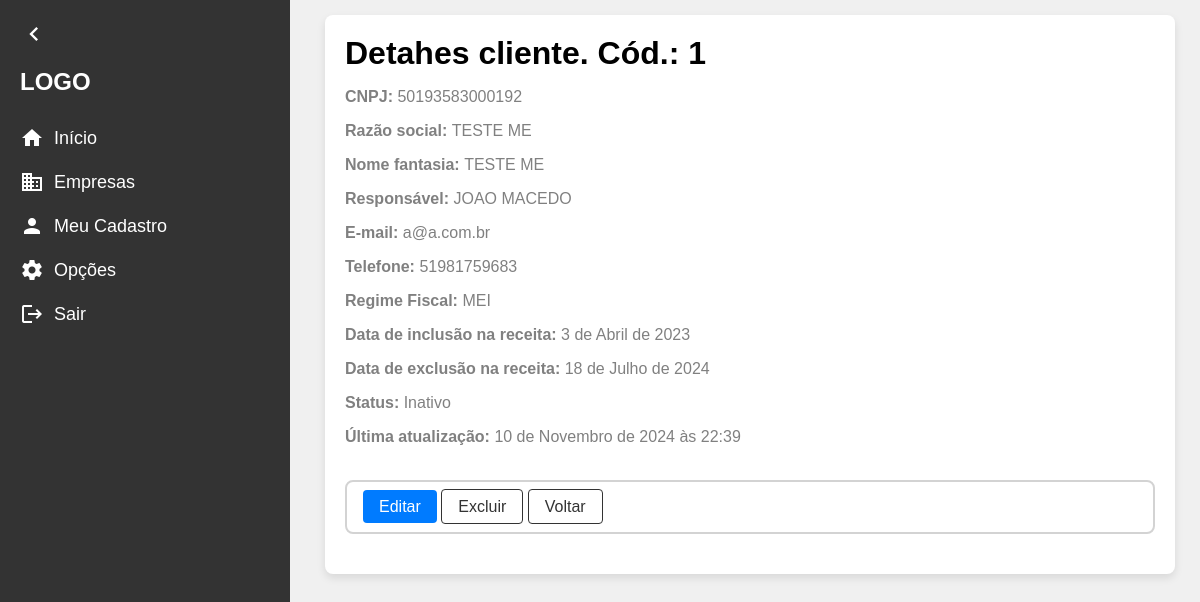
The page /cliente/1/ on the database its author committed.
### clientes/models.py (models this page shows, shortened)
class Cliente(models.Model):
    id = models.AutoField(primary_key=True)
    nome_fantasia = models.CharField(max_length=200)
    razao_social = models.CharField(max_length=200)
    cnpj = models.CharField(max_length=14, blank=True, null=True)
    responsavel_tecnico = models.CharField(max_length=50)
    email = models.CharField(max_length=200, blank=True, null=True)
    regime_fiscal = models.ForeignKey(RegimeFiscal, on_delete=models.PROTECT, related_name= 'regime_fiscal')
    data_inclusao = models.DateField(blank= True, null= True)
    data_exclusao = models.DateField(blank= True, null= True)
    ultima_atualizacao = models.DateTimeField(blank=True, null=True)
    status = models.CharField(max_length=20, blank= True, null= True)
    telefone = models.CharField(
        max_length=15, blank=True, null=True,
        validators=[
            RegexValidator(
                regex=r'^\d{10,11}$',
                message="O número de telefone deve conter apenas dígitos e ter 10 ou 11 dígitos."
            )
        ]
    )

class RegimeFiscal(models.Model):
    id = models.AutoField(primary_key=True)
    nome = models.CharField(max_length=30)
    def __str__(self):
        return self.nome
    class Meta:
        verbose_name = "Regime Fiscal"
        verbose_name_plural = "Regimes Fiscais"

### clientes/views.py (the view)
# urls.py: path('cliente/<int:pk>/', ClienteDetailView.as_view(), name = 'cliente_detalhe'),
class ClienteDetailView(DetailView):
    model = Cliente
    template_name = 'cliente_detalhe.html'

### clientes/templates/cliente_detalhe.html
{% extends "base.html" %}
{% block content %}
<div class="content">
    <div class="container container-detalhes">
        <div class="title">Detahes cliente. Cód.: {{ object.id }}</div>
        <p><strong>CNPJ: </strong>{{ object.cnpj }}</p>
        <p><strong>Razão social: </strong>{{ object.razao_social }}</p>
        <p><strong>Nome fantasia: </strong>{{ object.nome_fantasia }}</p>
        <p><strong>Responsável: </strong>{{ object.responsavel_tecnico }}</p>
        <p><strong>E-mail: </strong>{{ object.email}}</p>
        <p><strong>Telefone: </strong>{{ object.telefone }}</p>
        <p><strong>Regime Fiscal: </strong>{{ object.regime_fiscal }}</p>
        <p><strong>Data de inclusão na receita: </strong>{{ object.data_inclusao }}</p>
        <p><strong>Data de exclusão na receita: </strong>{{ object.data_exclusao }}</p>
        <p><strong>Status: </strong>{{ object.status }}</p>
        <p><strong>Última atualização: </strong>{{ object.ultima_atualizacao }}</p>
        <div class="actions">
            <div class="hub-clientes-detalhe">
                <a href="{% url 'novo_cliente' %}" class="botao-primario">Editar</a>
                <a href="{% url 'atualizar_clientes' %}" class="botao-secundario">Excluir</a>
                <a href="{% url 'clientes' %}" class="botao-secundario">Voltar</a>
            </div>
        </div>
    </div>
</div>
{% endblock %}

### app/templates/base.html (style rules this page uses)
body { font-family: Arial, sans-serif; margin: 0; padding: 0; background-color: #f0f0f0; display: flex; }
.content { display: flex; justify-content: center; margin-left: 270px; padding-left: 30px; padding-top: 15px; width: calc(100% - 270px); }
.container { width: 90%; background-color: white; padding: 20px; box-shadow: 0 4px 8px rgba(0, 0, 0, 0.1); border-radius: 8px; }
.title { display: flex; align-items: center; font-size: 32px; font-weight: bold; margin-bottom: 0; }
.container p { margin-bottom: 32px; color: grey; }
.actions { display: flex; justify-content: space-between; margin-bottom: 20px; }
.botao-primario { padding: 8px 16px; font-size: 16px; color: white; background-color: #007bff; border: none; border-radius: 4px; cursor: pointer; text-decoration: none; text-align: center; }
.botao-secundario { padding: 8px 16px; font-size: 16px; color: #333; background-color: #ffffff; border: #333 1px solid; border-radius: 4px; cursor: pointer; }
.container-detalhes p { margin-bottom: 2px; }
.hub-clientes-detalhe { width: 100%; border: lightgrey 2px solid; border-radius: 8px; padding: 1rem; margin-top: 2rem; }
.hub-clientes-detalhe a { text-decoration: none; }

### rows shown on the page
Cliente: id "1", cnpj "50193583000192", razao_social "TESTE ME", nome_fantasia "TESTE ME", responsavel_tecnico "JOAO MACEDO", email "a@a.com.br", telefone "51981759683", regime_fiscal "MEI", data_inclusao "3 de Abril de 2023", data_exclusao "18 de Julho de 2024", status "Inativo", ultima_atualizacao "10 de Novembro de 2024 às 22:39"
